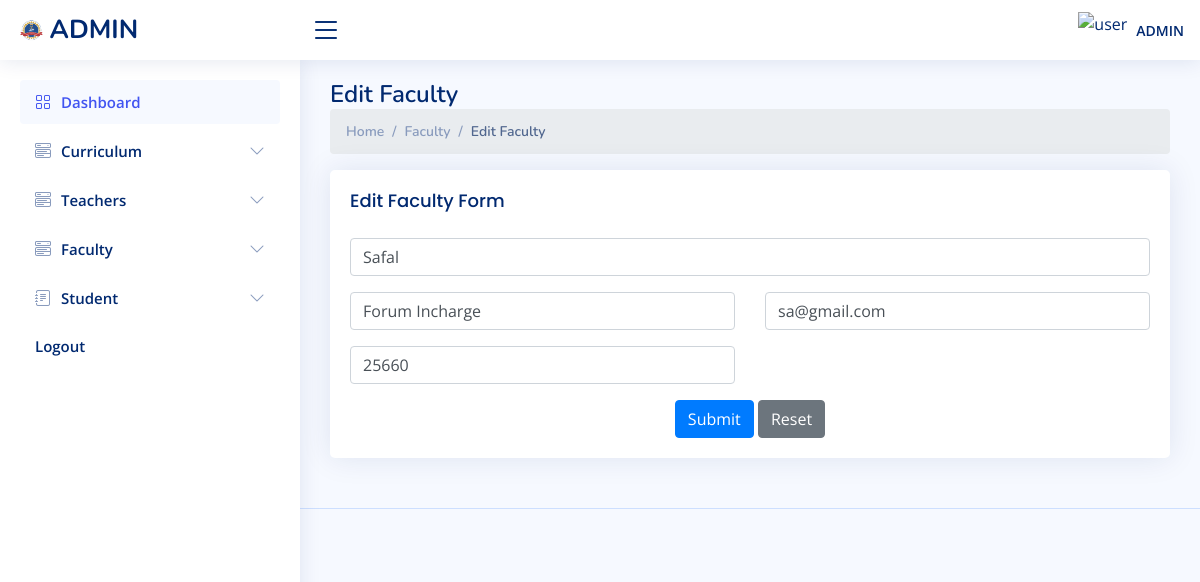
The app's page /admin/edit_faculty.php?id=4 (signed in) with its own data.
### tables this page shows
CREATE TABLE `faculty` (
  `id` int(11) NOT NULL,
  `name` varchar(255) NOT NULL,
  `salary` varchar(25) NOT NULL,
  `role` varchar(25) NOT NULL,
  `email` varchar(255) NOT NULL
);

### admin/connect/db.php (called while the page is built)
<?php
class connect{
    public $servername = "localhost";
    private $username = "root";
    private $password = "";
    private $dbname = "jit_college";
    public function dbconnect()
	{
		$db=mysqli_connect($this->servername,$this->username,$this->password,$this->dbname);
		return $db;
	}
}
?>

### admin/connect/fun.php (called while the page is built, shortened)
<?php
class fun
{
    private $db;
    function __construct($con)
    {
        $this->db = $con;
    }
    public function fetchFacultyWithId($id){
     $sql = "SELECT * FROM `faculty` WHERE `id` = '$id'";
     $fetch = mysqli_query($this->db, $sql);
     return $fetch;
    }
}
?>

### admin/edit_faculty.php (the view, shortened to what this page needs)
<?php
  include "connect/db.php";
  include "connect/fun.php";
  $connect=new connect();
  $fun=new fun($connect->dbconnect());
  if(isset($_GET['id']) ){
    $id=trim($_GET['id']);
    $fetch = $fun->fetchFacultyWithId($id);
    $fetch = mysqli_fetch_assoc($fetch);
  }
  else{
    header('Location: view_faculty.php');
  }
?>
<!DOCTYPE html>
<html lang="en">
<head>
  <?php
    include "include/links.php";
  ?>
</head>
<body>
  <?php
    include "include/header.php";
  ?>
      <?php
        include "include/sideBar.php";
      ?>
  <main id="main" class="main">
    <div class="pagetitle">
        <h1>Edit Faculty</h1>
        <nav>
          <ol class="breadcrumb">
            <li class="breadcrumb-item"><a href="index.php">Home</a></li>
            <li class="breadcrumb-item">Faculty</li>
            <li class="breadcrumb-item active">Edit Faculty</li>
          </ol>
        </nav>
      </div>
      <section class="section">
        <div class="card">
            <div class="card-body">
              <h5 class="card-title">Edit Faculty Form</h5>
              <form class="row g-3"  action="edit_faculty.php" method="POST">
                <div class="col-md-12">
                  <input type="text" class="form-control" name="tname" value="<?php echo $fetch['name']?>" placeholder="Faculty Name">
                </div>
                <div class="col-md-6">
                  <input type="text" class="form-control" id="role" name="role" placeholder="Enter Role" value="<?php echo $fetch['role']?>">
                </div>
                <div class="col-md-6">
                  <input type="text" class="form-control" id="email" name="email" value="<?php echo $fetch['email']?>" placeholder="Email">
                </div>
                <div class="col-md-6">
                  <input type="text" class="form-control" id="salary" name="salary" value="<?php echo $fetch['salary']?>" placeholder="Salary">
                </div>
                <div class="text-center">
                  <button type="submit" name="submit" class="btn btn-primary">Submit</button>
                  <button type="reset" class="btn btn-secondary">Reset</button>
                </div>
              </form>
            </div>
          </div>
      </section>
  </main>
<?php
  include "include/footer.php";
?>
</body>
</html>

### admin/assets/css/style.css (style rules this page uses)
:root { scroll-behavior: smooth; }
body { font-family: "Open Sans", sans-serif; background: #f6f9ff; color: #444444; }
a { color: #4154f1; text-decoration: none; }
h1, h2, h3, h4, h5, h6 { font-family: "Nunito", sans-serif; }
#main { margin-top: 60px; padding: 20px 30px; transition: all 0.3s; }
.pagetitle { margin-bottom: 10px; }
.pagetitle h1 { font-size: 24px; margin-bottom: 0; font-weight: 600; color: #012970; }
.card { margin-bottom: 30px; border: none; border-radius: 5px; box-shadow: 0px 0 30px rgba(1, 41, 112, 0.1); }
.card-title { padding: 20px 0 15px 0; font-size: 18px; font-weight: 500; color: #012970; font-family: "Poppins", sans-serif; }
.card-body { padding: 0 20px 20px 20px; }
.breadcrumb { font-size: 14px; font-family: "Nunito", sans-serif; color: #899bbd; font-weight: 600; }
.breadcrumb a { color: #899bbd; transition: 0.3s; }
.breadcrumb .breadcrumb-item::before { color: #899bbd; }
.breadcrumb .active { color: #51678f; font-weight: 600; }
@media (min-width: 1200px) { #main, #footer { margin-left: 300px; } }

### records on screen
faculty: tname "Safal", role "Forum Incharge", email "sa@gmail.com", salary "25660"
